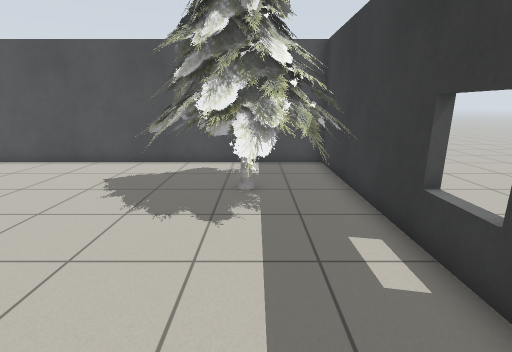
View 1 (above)

21 first-person views from a walk through a Gazebo world. The camera is 1.2 m above the floor, tilts 14° down and sees 85° across. The lines on the ground mark 1 m squares. The floor is counted in squares, 0.5 m on a side. Each view is taken from the middle of a square. On the plan, view 1 faces up. The plan holds only what a view shows up to about 18 squares ahead; the rest is blank. Simple patterns stand in for the simulator's built-in surfaces.

View 2
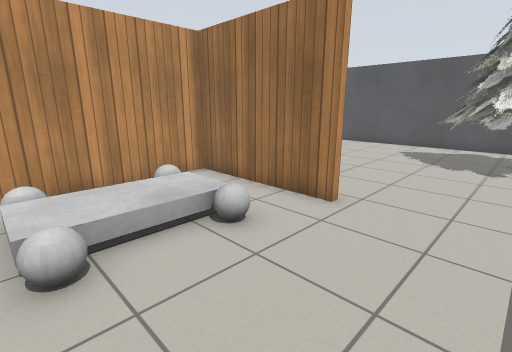

View 3
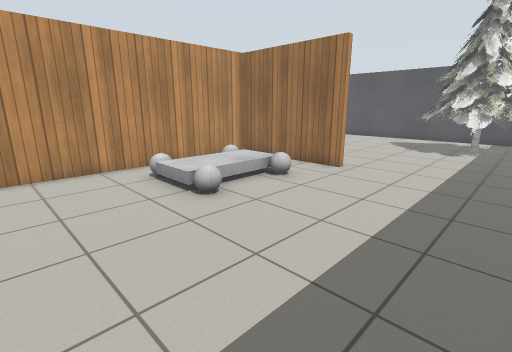

View 4
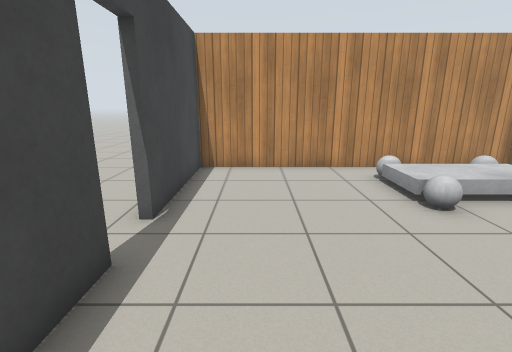

View 5
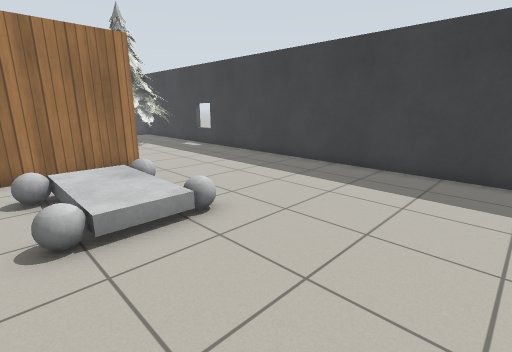

View 6
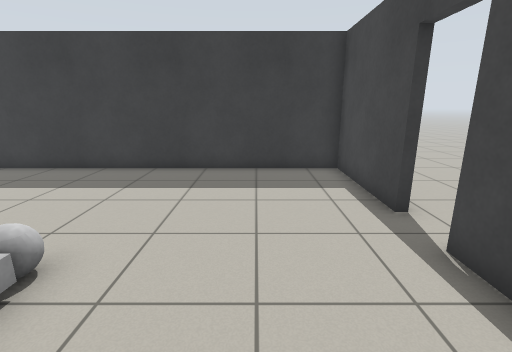

View 7
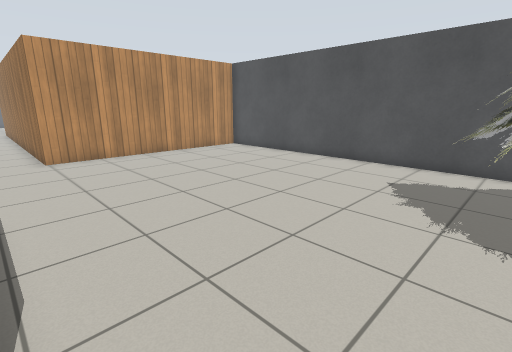

View 8
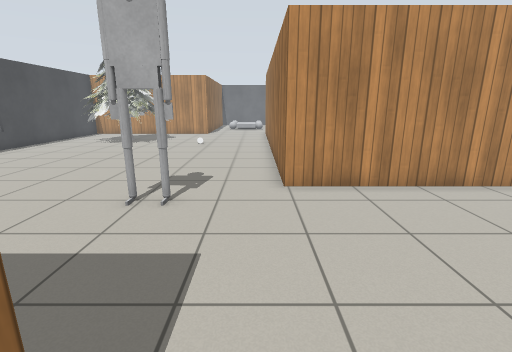

View 9
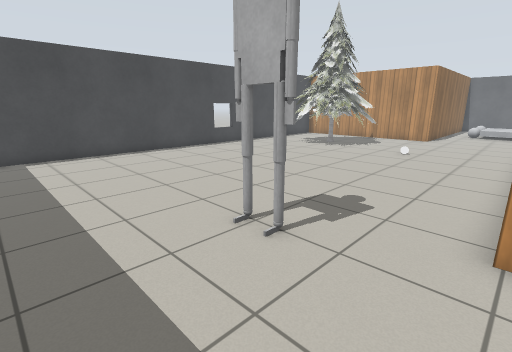

View 10
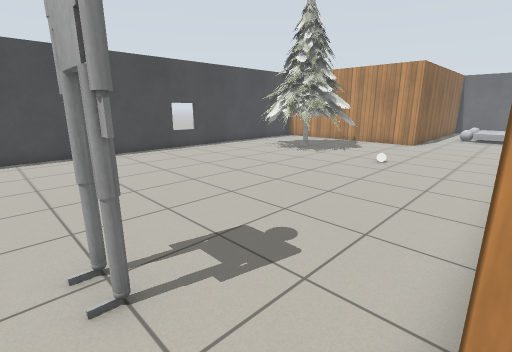

View 11
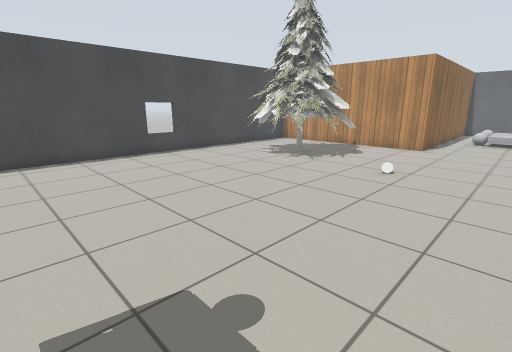

View 12
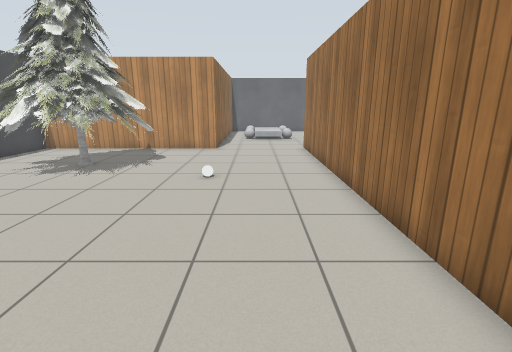

View 13
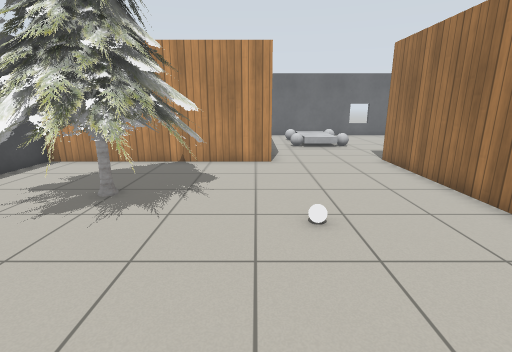

View 14
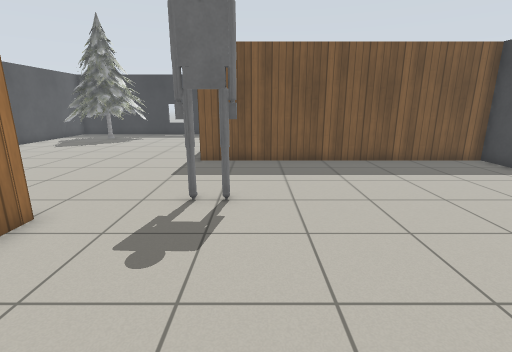

View 15
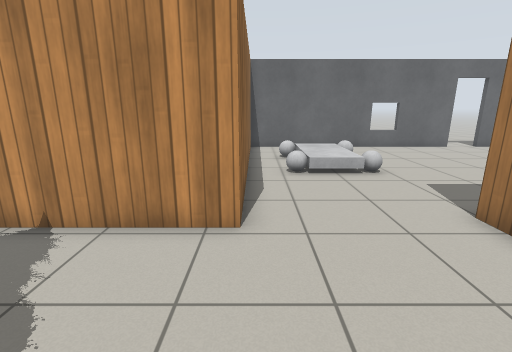

View 16
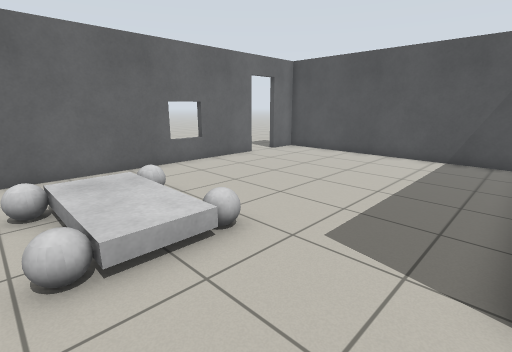

View 17
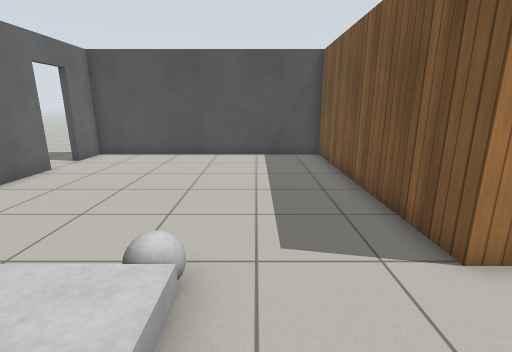

View 18
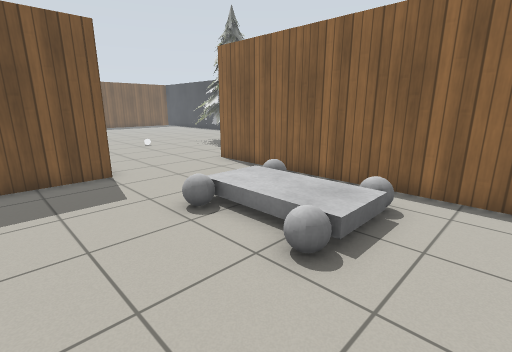

View 19
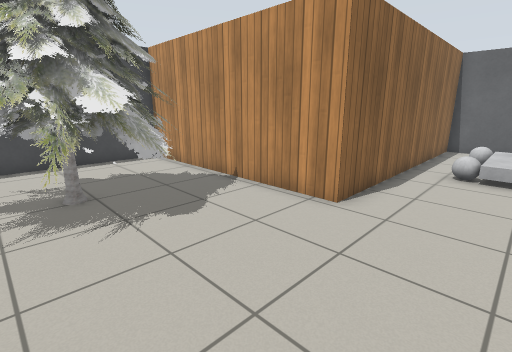

View 20
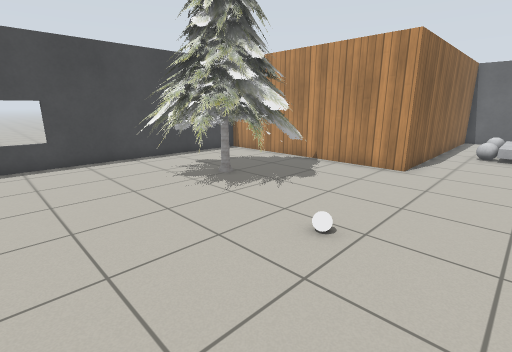

View 21
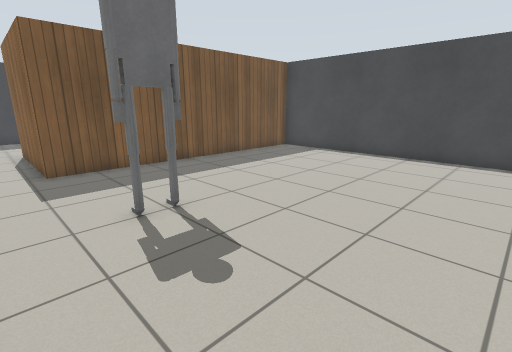

### Floor plan
Points are (right, up) in squares from view 1. A wall is a line through its corners. A room is listed if a view was taken in it or the views show most of it. See-through windows are left out.
Room 1 (views 1, 2, 3, 4, 5, 6, 7)
walls: (-3.4, -0.5) (-3.4, -0.8) (-9.2, -0.8) (-9.2, -13.2) (-3.7, -13.2); (-2, -13.2) (2.9, -13.2) (2.9, 8)
ways out: opening at (-3, 2.5) to room 2; open door at (-2.5, -13)
objects: other object (-8, -7) to (-4, -3)
Room 2 (views 8, 9, 10, 11, 12, 13, 14, 15, 19, 20, 21)
walls: (-33.3, -3.3) (-33.3, -13.2) (-9.5, -13.2) (-9.5, -0.5) (-3.4, -0.5); (2.9, 8) (2.9, 12.2) (-16.3, 12.2) (-16.3, 1.9) (-32.5, 1.9)
ways out: opening at (-3, 2.5) to room 1; opening at (-33, -1) to room 3
objects: pine tree (-31, -11) to (-26, -5); white ball (-27, -3); other object (-15, -2) to (-15, -1); pine tree (-3, 5) to (2, 11)
Room 3 (views 16, 17, 18)
walls: (-32.5, 1.9) (-33.8, 1.9) (-33.8, 12.2) (-45, 12.2) (-45, 10.5); (-45, 8.7) (-45, -3.3) (-33.3, -3.3)
ways out: opening at (-33, -1) to room 2; open door at (-45, 9.5)
objects: other object (-42, -2) to (-38, 2)

Where each view was taken, in squares from view 1:
view 1: 0 up, 0 right, facing up
view 2: 7 down, 0 right, facing up-left
view 3: 11 down, 2 right, facing up-left
view 4: 11 down, 2 right, facing left
view 5: 12 down, 8 left, facing up-right
view 6: 10 down, 8 left, facing right
view 7: 0 up, 2 left, facing up-left
view 8: 1 up, 8 left, facing left
view 9: 2 up, 11 left, facing down-left
view 10: 2 up, 14 left, facing down-left
view 11: 1 up, 16 left, facing down-left
view 12: 1 down, 17 left, facing left
view 13: 4 down, 21 left, facing left
view 14: 3 down, 22 left, facing right
view 15: 3 down, 28 left, facing left
view 16: 2 down, 34 left, facing up-left
view 17: 2 down, 37 left, facing up
view 18: 5 up, 44 left, facing down-right
view 19: 0 up, 27 left, facing down-left
view 20: 0 up, 22 left, facing down-left
view 21: 1 up, 21 left, facing down-right
